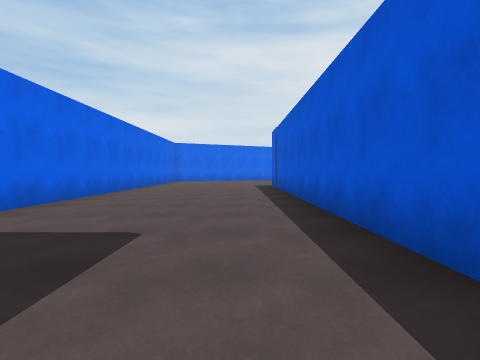
view 1 (above)

21 first-person views from a walk through a 3-D level made in the Unity game engine. The camera is 1.2 m above the floor, tilts 2° down and sees 85° across. The floor is counted in squares, 2 m on a side. Each view is taken from the middle of a square. On the plan, view 1 faces up. The plan holds only what a view shows up to about 9 squares ahead; the rest is blank. The place goes on beyond the plan. The player character is not drawn. Surface patterns are stand-ins for the level's own textures.

view 2
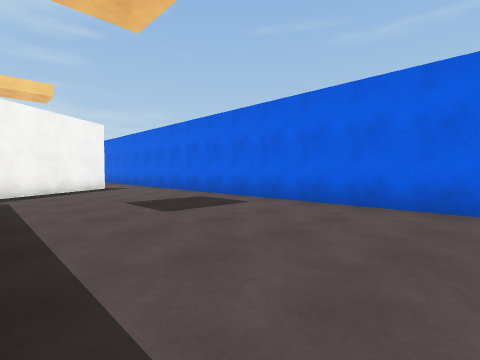

view 3
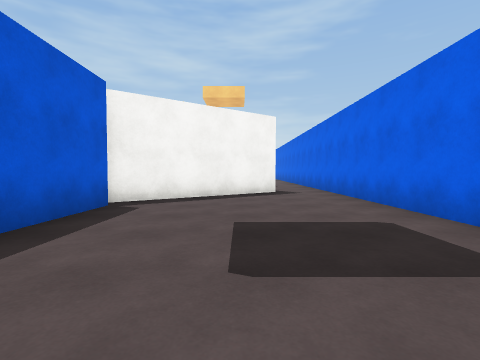

view 4
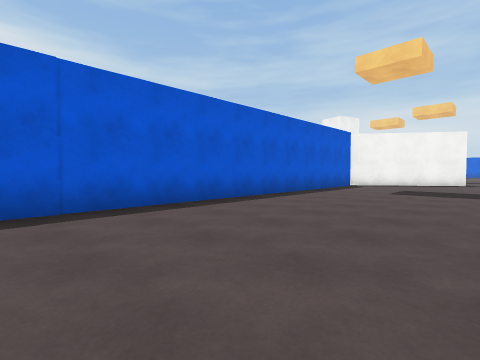

view 5
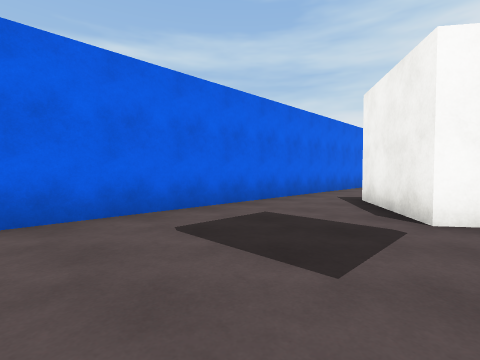

view 6
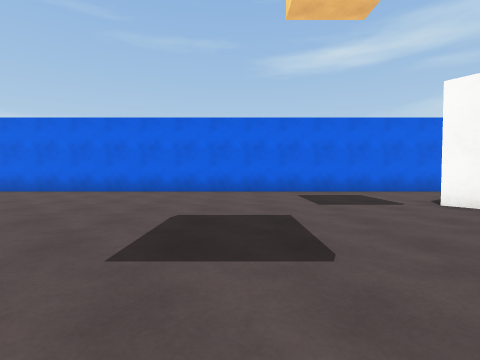

view 7
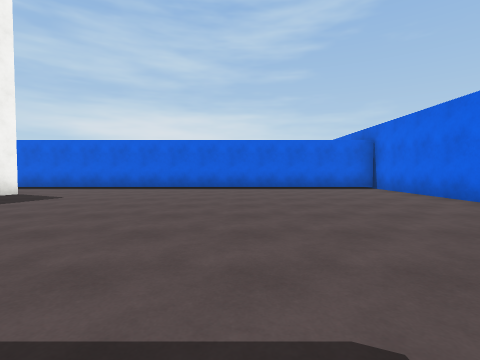

view 8
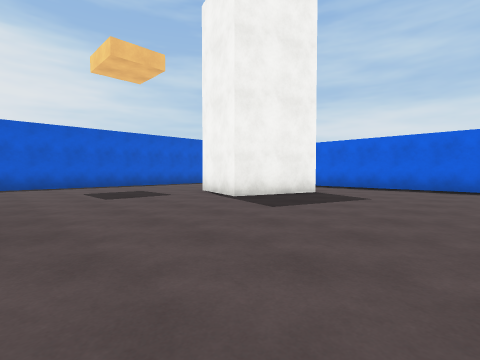

view 9
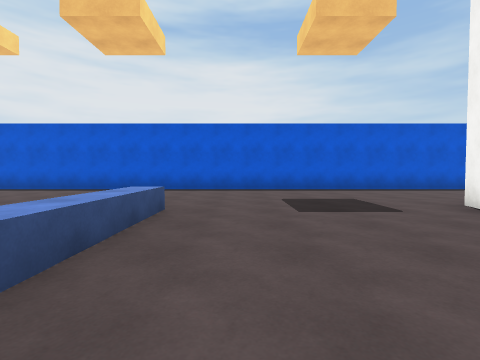

view 10
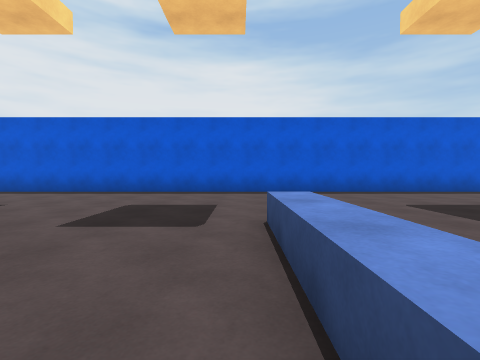

view 11
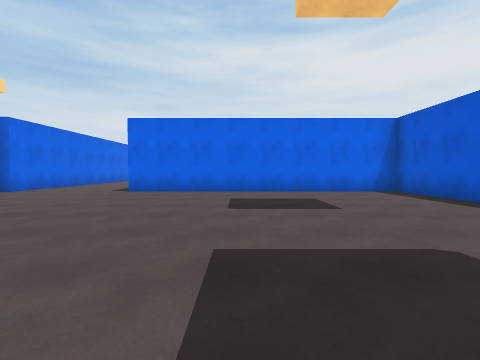

view 12
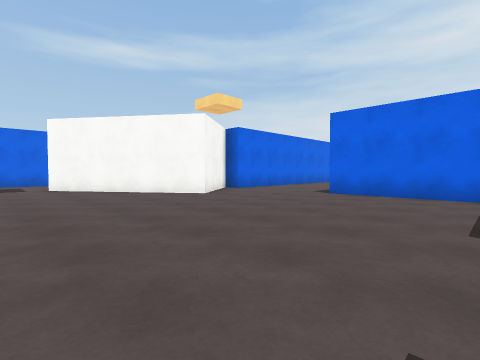

view 13
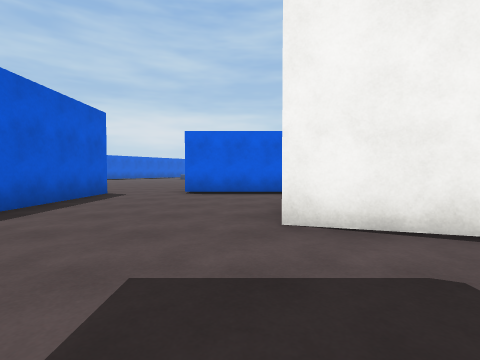

view 14
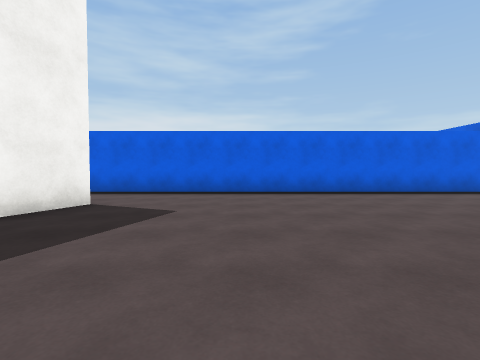

view 15
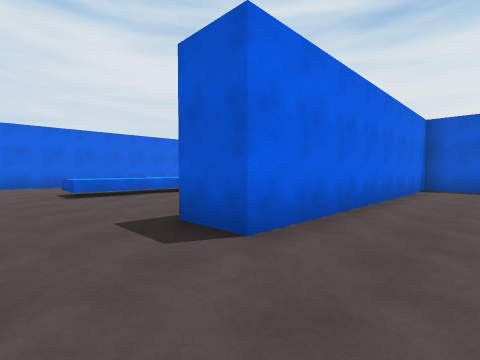

view 16
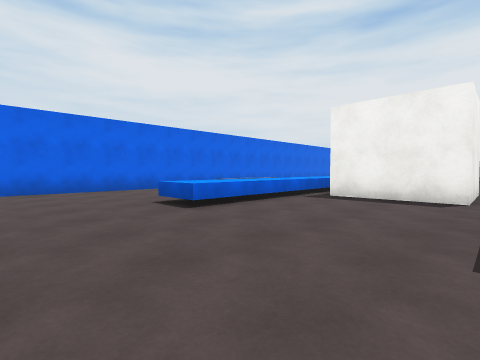

view 17
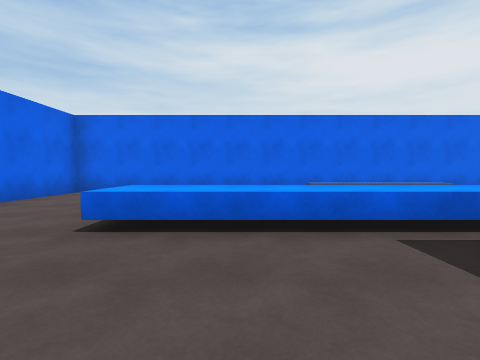

view 18
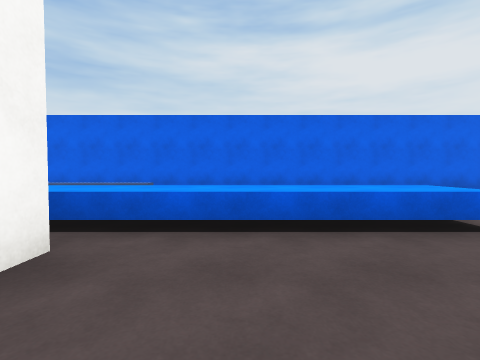

view 19
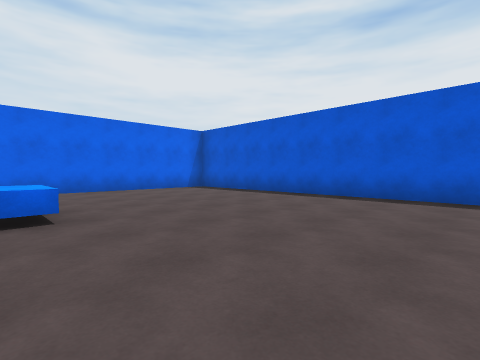

view 20
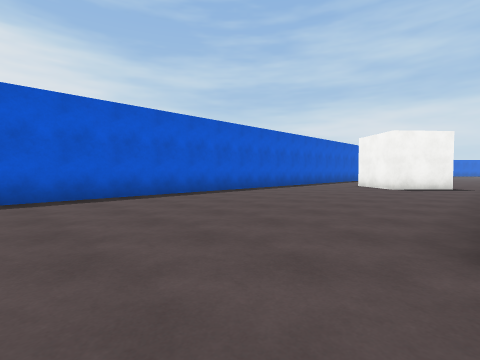

view 21
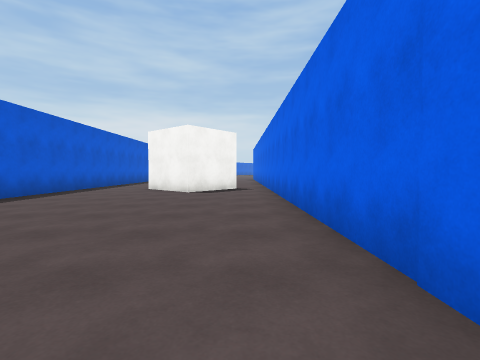

### Floor plan
Key: @ floor where view 1 was taken; # wall or solid block; x gap in a wall; . floor; ^ raised ledge.
Columns run from 4 left of view 1 to 22 right of it. Each row starts with its distance up from view 1.
 10  .....###################
  9 #.....#.....         ...
  8 #.....#.....        ..... #
  7 #.....#....  ^^^    ......#
  6 #.....#...................#
  5 #.....#...^^^^^^^^^^......#
  4 #.....#......###..........#
  3 #.....#......# #..........#
  2 #.....#......### . .......#
  1 #.....#........    .......#
  0 #...@.#...##########......#
 -1 #.....#...........##......#
 -2 #...####..........##......#
 -3 #.######..........##......#
 -4 #..###............##......#
 -5 #..##.............##......#
 -6 #.................##......#
 -7 #.................##.##...#
 -8 #.......  ........##x###  #
 -9 #.........^^^^....#
-10 #.................#
-11 #.................#
-12 #.................#
-13 #.................#
-14 #...........##....#
-15 #..........## ....#
-16 #...........  ....#
-17 #.................#
-18 ################..#
-19                 ...

Where each view was taken, in squares from view 1:
view 1: 0 up, 0 right, facing up
view 2: 6 up, 1 right, facing down-left
view 3: 4 up, 1 left, facing down
view 4: 10 up, 3 left, facing down-right
view 5: 9 down, 0 right, facing up-left
view 6: 9 down, 4 right, facing left
view 7: 9 down, 1 right, facing down
view 8: 9 down, 3 right, facing down-right
view 9: 10 down, 5 right, facing right
view 10: 8 down, 6 right, facing right
view 11: 8 down, 9 right, facing up
view 12: 7 down, 9 right, facing up-left
view 13: 11 down, 10 right, facing down
view 14: 11 down, 4 right, facing down
view 15: 2 down, 4 right, facing up-right
view 16: 1 up, 3 right, facing up-right
view 17: 2 up, 7 right, facing up
view 18: 2 up, 13 right, facing up
view 19: 1 up, 15 right, facing up-right
view 20: 3 up, 15 right, facing down-right
view 21: 1 up, 16 right, facing down
